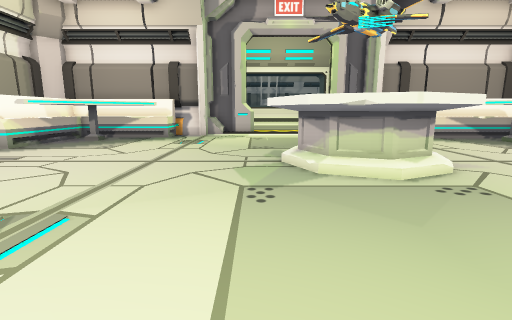
View 1 (above)

19 first-person views from a walk through a scene from a Unity 3-D project. The camera is 1.3 m above the floor, tilts 10° down and sees 85° across. Doors are open. The floor is counted in squares, 0.9 m on a side. Each view is taken from the middle of a square. On the plan, view 1 faces up. The plan holds only what a view shows up to about 14 squares ahead; the rest is blank. The place goes on beyond the plan. The player character is not drawn. Some animated figures are left out.

View 2
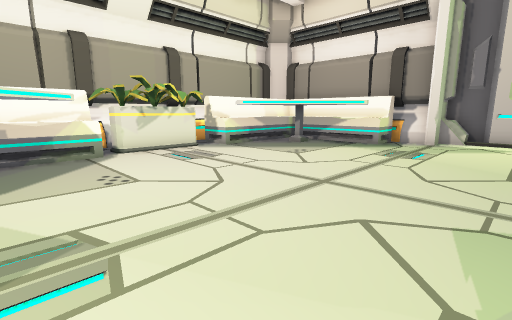

View 3
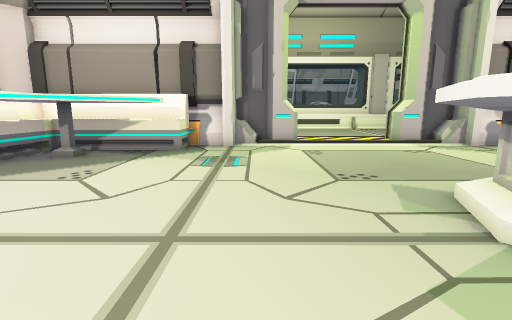

View 4
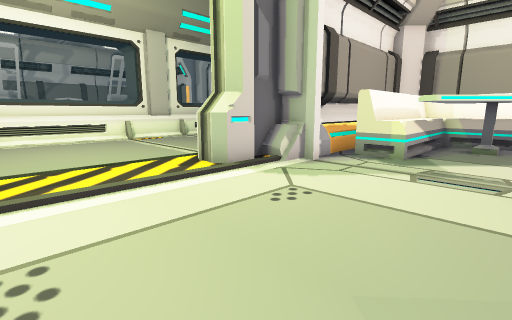

View 5
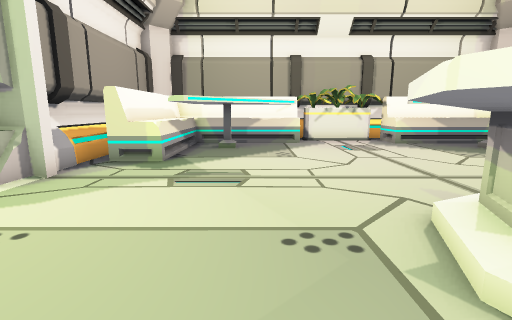

View 6
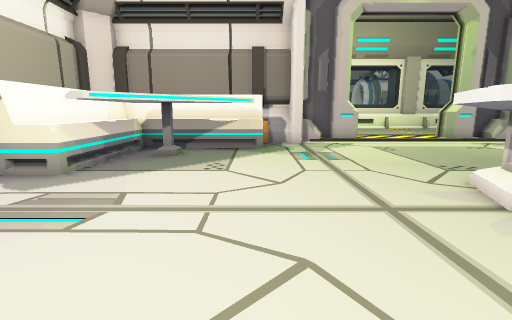

View 7
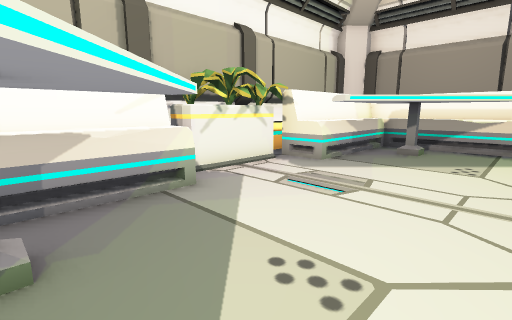

View 8
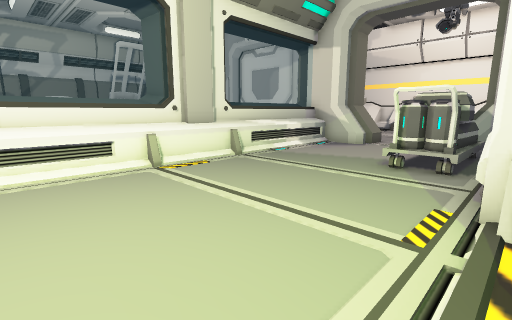

View 9
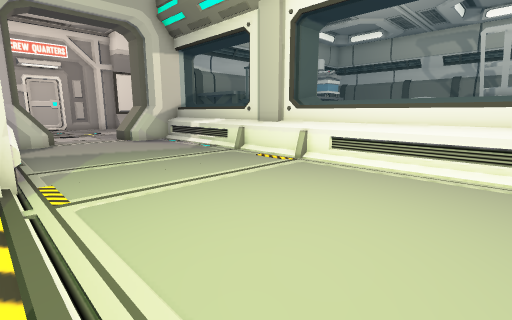

View 10
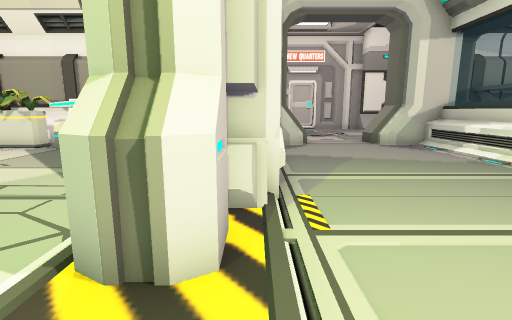

View 11
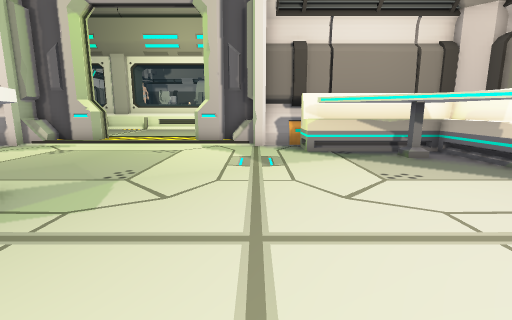

View 12
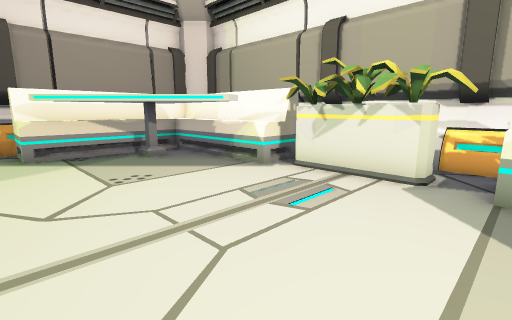

View 13
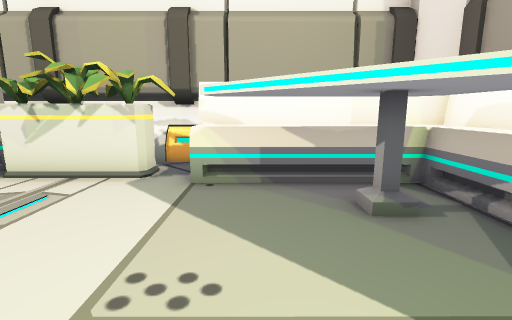

View 14
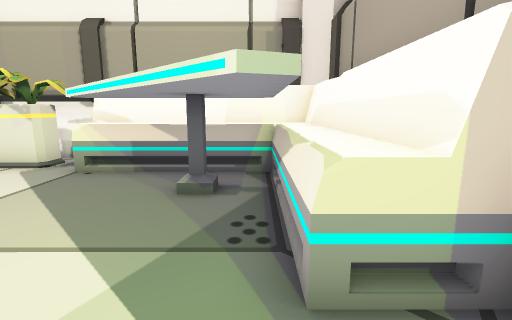

View 15
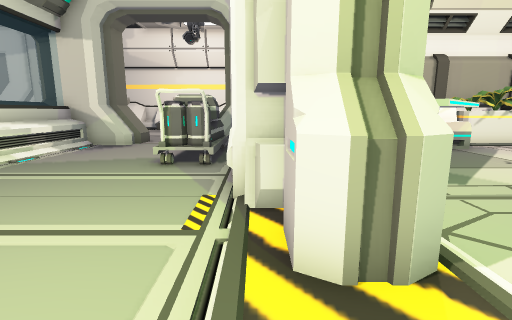

View 16
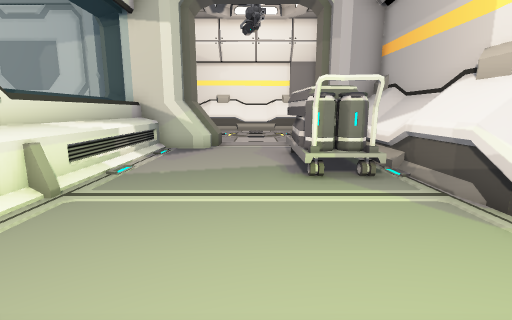

View 17
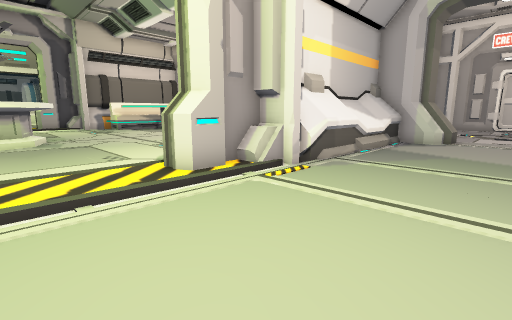

View 18
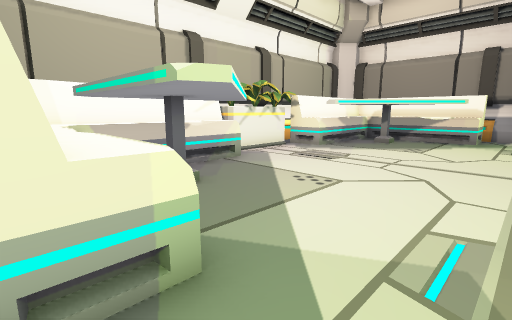

View 19
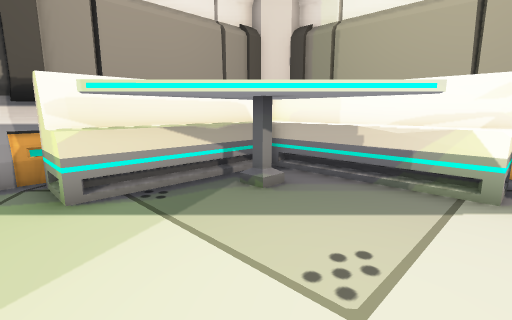

### Floor plan
Key: @ floor where view 1 was taken; # wall or solid block; . main floor; : floor 0.25 m higher than the main floor; / step, stairs or slope; = window, fence, low wall or low ledge; ^ raised ledge; O other object.
Columns run from 12 left of view 1 to 15 right of it. Each row starts with its distance up from view 1.
 28  ##^##^################^# ^#
 27  #^^^^^###^^^^^^^^^###^^^^^#
 26 ##.........................#
 25 #=.........................=
 24  ...........................
 23 ............................
 22 ......................OOOOO.
 21 #=....................OOOO #
 20 ##==.====...........==OOOOO#
 19  ##^^^####=#:::::#=####^^^
 18  ###########/:::/########
 17  #########=#/////#=####
 16  #^^^^^^.............#######
 15  #^OOOOO.............^^^O^^#
 14  #^OOOO..............OOOOO^#
 13  #^OOO................OOOO^#
 12  #^OO..................OOO^#
 11 ##^O...........O........OO^#
 10 ##O..........OOOOO.......O^#
  9 #OO..........OO OO.........O
  8 #OO.........OO   OO.......OO
  7 #OO..........OO OO.........O
  6 ##O..........OOOOO.......#^O
  5  #^O...........O........OO^#
  4  #^OO..................OOO^#
  3  #^OOO................OOOO^#
  2  #^OOOO..............OOOOO^#
  1  #^OOOO#.............^O^^^^#
  0  #######....@........#######
 -1        ###=##:::##=###
 -2         #####:::#####

Where each view was taken, in squares from view 1:
view 1: 0 up, 0 right, facing up
view 2: 3 up, 0 right, facing up-left
view 3: 5 up, 2 left, facing up
view 4: 12 up, 0 right, facing up-right
view 5: 12 up, 1 right, facing right
view 6: 12 up, 9 right, facing down
view 7: 13 up, 9 right, facing down-right
view 8: 19 up, 2 right, facing up-right
view 9: 19 up, 4 right, facing up-left
view 10: 19 up, 2 right, facing left
view 11: 11 up, 3 left, facing down
view 12: 11 up, 4 left, facing down-left
view 13: 12 up, 4 left, facing left
view 14: 15 up, 3 left, facing left
view 15: 19 up, 2 right, facing right
view 16: 23 up, 4 right, facing right
view 17: 24 up, 3 right, facing down-left
view 18: 16 up, 7 right, facing down-right
view 19: 6 up, 4 left, facing down-left
